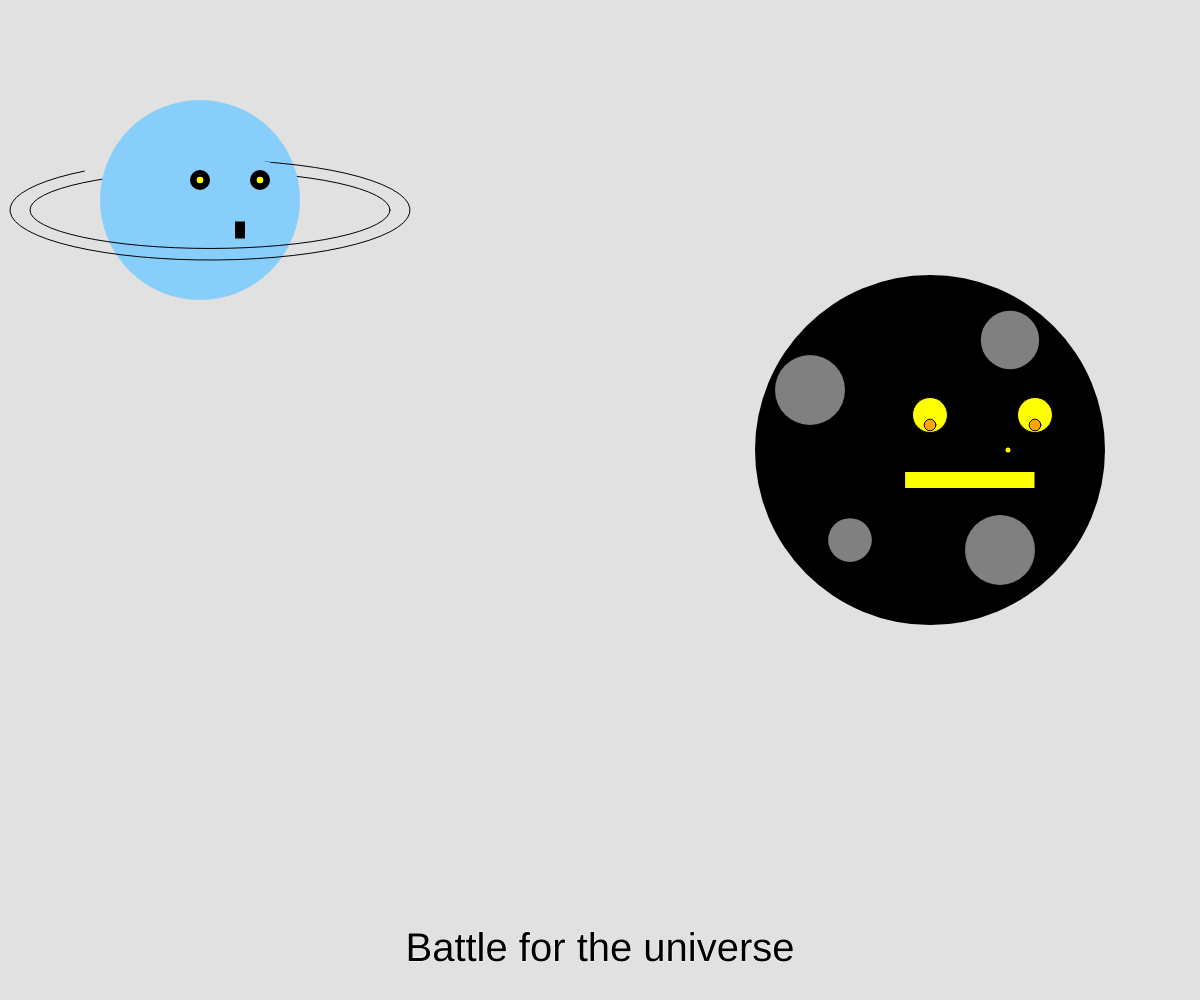
Frame 1 (no input)
Frame 60 (no input): identical to frame 1, image omitted
Frame 120 (the mouse pressed at the canvas centre since frame 60): identical to frame 1, image omitted

The p5.js sketch that drew this single still picture (run headless with seeded random() and noise() and a simulated clock; from frame 60 on, the mouse is pressed at the canvas centre):

// p5.js sketch
// ── sketch.js
/*
MMP310 week 1
Interactive Story
Characters Sketch
By Darriel
*/


// global variables
var venusX = 200;
var venusY = 200;
var venusSize = 200;
var venusEyeSize = venusSize / 10;

var marsX = 930;
var marsY = 450;
var marsSize = 350;
var marsEyeSize = marsSize / 10;


var moonX = 600;
var moonY = 100;
var moonSize = 100;

var story = "Battle for the universe";
var storyX;
var storyY;

function setup() {
	createCanvas(windowWidth, windowHeight);
	textSize(40);
	textAlign(CENTER, CENTER);
	storyX = width / 2;
	storyY = height - 50;
    rectMode(CENTER);
}


function draw() {
	background(225);
    
	
	// first character venus
    
    
    //body
    
    
    noFill();
    
	fill('LIGHTSKYBLUE');
	noStroke();
	ellipse(venusX, venusY, venusSize);
	stroke(0);

	
    
    
    //belt
    
    

    noFill(0);
    
//    ellipse (venusX + 10, venusY +10, venusSize * 2, venusSize / 2);  // large belt full circle
    
    arc (venusX + 10, venusY +10, venusSize * 2, venusSize / 2, -1, PI + 0.3);  // large belts arc
     
    
    
    
   noFill(0);
    
    ellipse (venusX + 10, venusY +10, venusSize * 1.8, venusSize / 2.6); // small belt circle
    
//    arc (venusX + 10, venusY +10, venusSize * 2, venusSize / 2, -1, PI + 0.3);  // large belts arc
    
    
    
    
    // eye hider ellipse
    
    fill('lightskyblue')
    noStroke();
    ellipse(venusX, venusY - 20, venusSize - 4, 50);


    
    // eye
    
    fill('black');
   	ellipse(venusX + venusEyeSize * 3, venusY - venusEyeSize, venusEyeSize);  // left eye
	ellipse(venusX, venusY - venusEyeSize, venusEyeSize); 		// right eye 
    
    // pupil
    fill('yellow')
    	ellipse(venusX + venusEyeSize * 3, venusY - venusEyeSize, venusEyeSize / 3);  // left pipil
	ellipse(venusX, venusY - venusEyeSize, venusEyeSize / 3); 		// right pupil
    
    
    
    // mouth
    
    
    fill('black')
    
    rect(venusX + 40 , venusY + 30, venusSize - 190, 17);
    
    
    
    
    
    
    
//	// second character half moon
//    
//    
//    
//	fill('yellow');
//	noStroke();
//	arc(moonX, moonY, moonSize, moonSize, -HALF_PI, HALF_PI); // moon background
//	fill(50);
//	arc(moonX, moonY, moonSize / 2, moonSize, -HALF_PI, HALF_PI); // moon foreground
//	noFill();
//	stroke(0);
//	arc(moonX, moonY, moonSize * 3/4, moonSize, -HALF_PI, HALF_PI); // moon contour
//	
	stroke(255);
	text(story, storyX, storyY);
    
    
    
    
    

    
    
    
//     third character mars
    
    
    
    
    //body
    
    
    noFill();
    
	fill('black');
	noStroke();
	ellipse(marsX, marsY, marsSize);
	stroke(0);

	
    // eye
    
    fill('yellow');
   	ellipse(marsX + marsEyeSize * 3, marsY - marsEyeSize, marsEyeSize);  // left eye
	ellipse(marsX, marsY - marsEyeSize, marsEyeSize); 		// right eye 
    
    // pupils
    
    fill('orange') 
    
    ellipse(marsX + marsEyeSize * 3, marsY - marsEyeSize + 10, marsEyeSize / 3);  // left pipil
	ellipse(marsX, marsY - marsEyeSize + 10, marsEyeSize / 3); 		// right pupil
    
    
    // mouth
    
    
    fill('yellow')
    
    rect(marsX + 40 , marsY + 30, marsSize - 220, 17);
    
    
    
     
// mars spots
    
    
   noFill();
    
	fill('grey');
	noStroke();
	ellipse(marsX - 120, marsY - 60, marsSize / 5);  //spot 1
	stroke(0);
   
    noFill();
    
	fill('grey');
	noStroke();
	ellipse(marsX + 80, marsY - 110, marsSize / 6); //spot 2
	stroke(0);

    
    fill('grey');
	noStroke();
	ellipse(marsX - 80, marsY + 90, marsSize / 8); //spot 3
	stroke(0);
    
    
    fill('grey');
	noStroke();
	ellipse(marsX + 70, marsY + 100, marsSize / 5); //spot 4
	stroke(0);
//    
//    
//    
    fill('yellow');
	noStroke();
	ellipse(marsX + 78, marsY, marsSize / 70); //spot 5
	stroke(0);
    
//    
//    
//   fill('red');
//	noStroke();
//	ellipse(marsX - 20, marsY - 100, marsSize / 10); //spot 6
//	stroke(0); 
    
    
    
    
    
    
    
    
    
    
    
    
    
    
}

    
